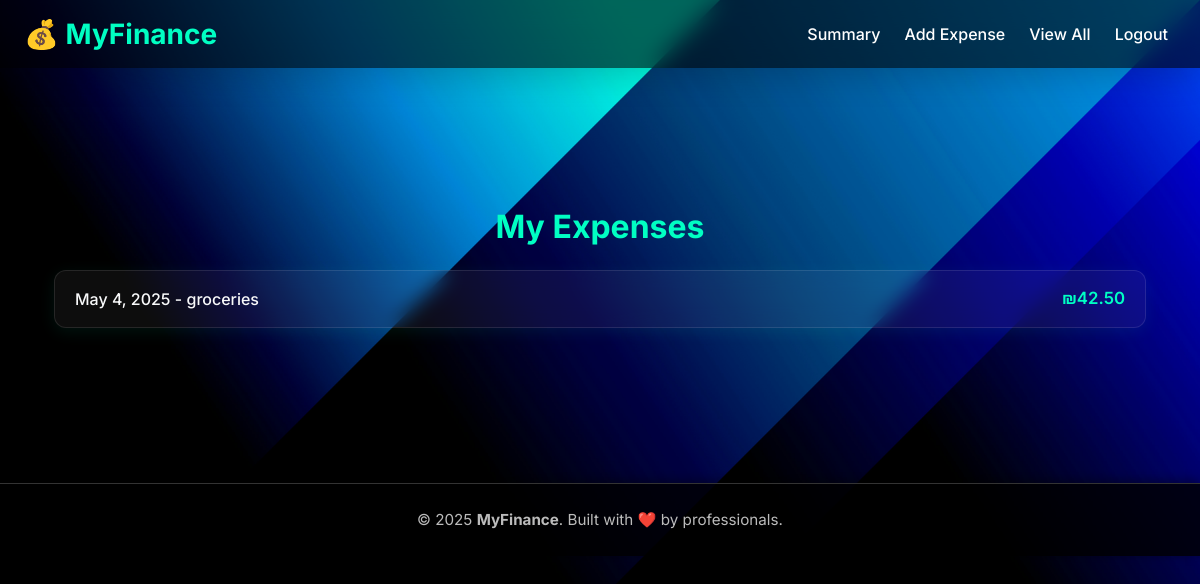
The page /expenses/my/ (signed in) on the database its author committed.
### expenses/models.py (models this page shows, shortened)
class Expense(models.Model):
    user = models.ForeignKey(User, on_delete=models.CASCADE)
    category = models.CharField(max_length=100)
    amount = models.FloatField()
    date = models.DateField(auto_now_add=True)

### expenses/views.py (the view)
# urls.py: path('my/', views.my_expenses, name='my_expenses'),
@login_required
def my_expenses(request):
    expenses = Expense.objects.filter(user=request.user).order_by('-date')
    return render(request, 'my_expenses.html', {'expenses': expenses})

### expenses/templates/my_expenses.html (shortened to what this page needs)
{% extends 'base.html' %}
{% block content %}
<div class="container mt-5 text-white">
    <h2 class="mb-4 expenses-title text-center">My Expenses</h2>
    {% if expenses %}
    <ul class="expense-list">
        {% for exp in expenses %}
        <li class="expense-item">
            <div class="expense-date-category">{{ exp.date }} - {{ exp.category }}</div>
            <div class="expense-amount">₪{{ exp.amount|floatformat:2 }}</div>
        </li>
        {% endfor %}
    </ul>
    {% else %}
    <p class="no-expenses text-center">No expenses added yet.</p>
    {% endif %}
</div>
{% endblock %}

### expenses/templates/my_expenses.html (style rules this page uses)
.expenses-title { font-weight: 700; color: #00ffc3; }
.expense-list { list-style: none; padding: 0; margin: 0; }
.expense-item { background: rgba(255, 255, 255, 0.05); border: 1px solid rgba(255, 255, 255, 0.1); border-radius: 12px; padding: 15px 20px; margin-bottom: 15px; color: #f8f9fa; display: flex; justify-content: space-between; align-items: center; transition: transform 0.2s ease, box-shadow 0.2s ease; backdrop-filter: blur(10px); -webkit-backdrop-filter: blur(10px); box-shadow: 0 4px 16px rgba(0, 255, 195, 0.08); }
.expense-date-category { font-weight: 500; font-size: 1rem; }
.expense-amount { font-weight: 600; font-size: 1.05rem; color: #00ffc3; }

### rows shown on the page
Expense: date "May 4, 2025", category "groceries", amount "42.50"
